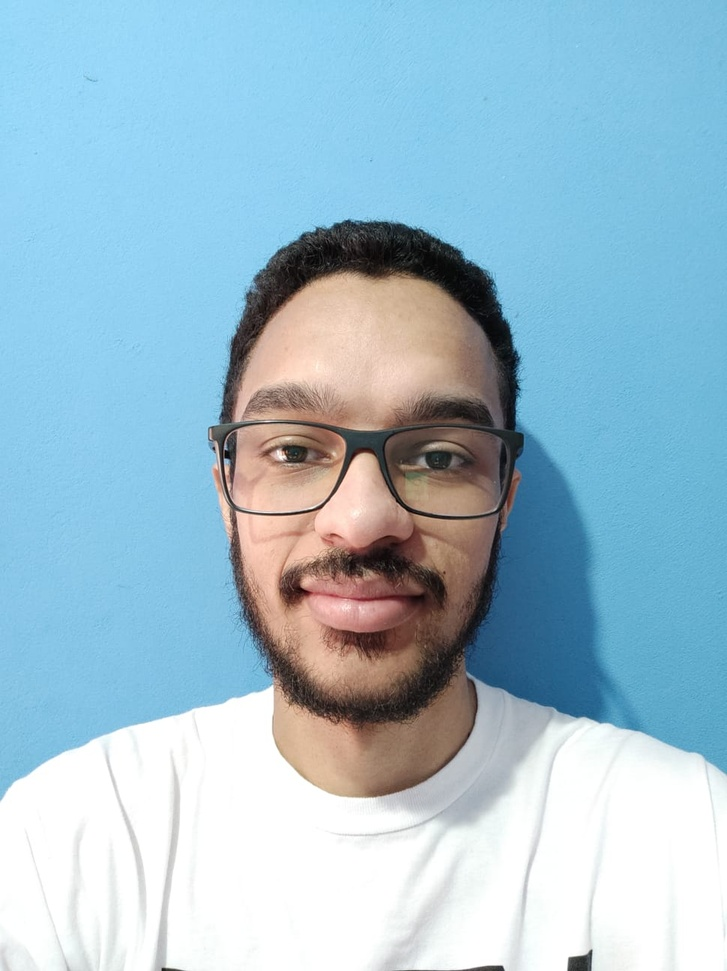
#> input picture images/edson.jpg, 727 x 971 px, shrunk from 970 x 1296 before the run, found by its file name
$ jupyter execute --allow-errors 'Lab_1_1(1).ipynb'
#> lines starting #> are read from the running program, lines starting #| are printed output that depends on the picture
[cell 1]
from google.colab import drive
drive.mount('/content/drive/')

[cell 2]
from PIL import Image
import urllib.request
from io import BytesIO

# Specify the URL of the image
image_url = 'https://github.com/caiofalcheti/PDI-UFABC-1Q2026/blob/main/images/edson.jpg?raw=true'

try:
    # Open the URL and read the image data into a BytesIO object
    with urllib.request.urlopen(image_url) as url:
        f = BytesIO(url.read())

    # Open the image from the byte stream using PIL
    src = Image.open(f)
#> src is the input picture: PIL image 727x971 RGB; mean R, G, B 158.1, 190.6, 206.8

    # Display or process the image
    img.show() # Note: img.show() might open an external viewer depending on your environment. In Colab, it often doesn't show visually without specific display methods.
    print(f"Image from {image_url} loaded successfully!")

    # If you want to convert to OpenCV format for further processing, you can do:
    # import numpy as np
    # cv_img = cv2.cvtColor(np.array(img), cv2.COLOR_RGB2BGR)

except Exception as e:
    print(f"Error loading image from URL: {e}")
    print("Please ensure the URL is a raw image URL (ends with ?raw=true or is from raw.githubusercontent.com) and is accessible.")

[cell 3]
import matplotlib.pyplot as plt
from __future__ import print_function
import cv2 as cv
import numpy as np # Import numpy

# Convert PIL Image 'img' to numpy array for OpenCV
# PIL images are typically RGB. OpenCV functions often expect BGR or a specific color conversion code.
#> (the rest of this cell did not finish here and is left out)

[cell 4]
import cv2 as cv
import matplotlib.pyplot as plt

# 1. Calcular o histograma da imagem em tons de cinza
#> (the rest of this cell did not finish here and is left out)

[cell 5]
import cv2 as cv
import matplotlib.pyplot as plt

# 1. Calcular o histograma da imagem equalizada
#> (the rest of this cell did not finish here and is left out)

[cell 6]
import numpy as np # Ensure numpy is imported

# Convert the PIL image 'src' to a NumPy array
src_np = np.array(src)

# Convert the RGB NumPy array to BGR format for OpenCV, then split channels
src_bgr = cv.cvtColor(src_np, cv.COLOR_RGB2BGR)
b, g, r = cv.split(src_bgr)
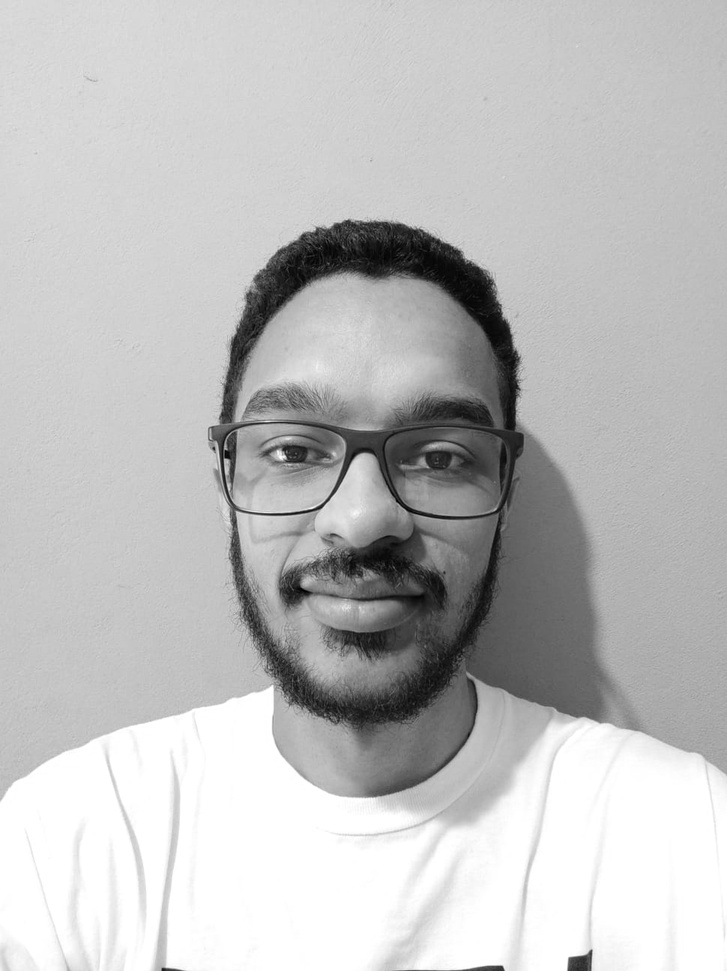
#> g: shape (971, 727); min 0, max 255, mean 190.6
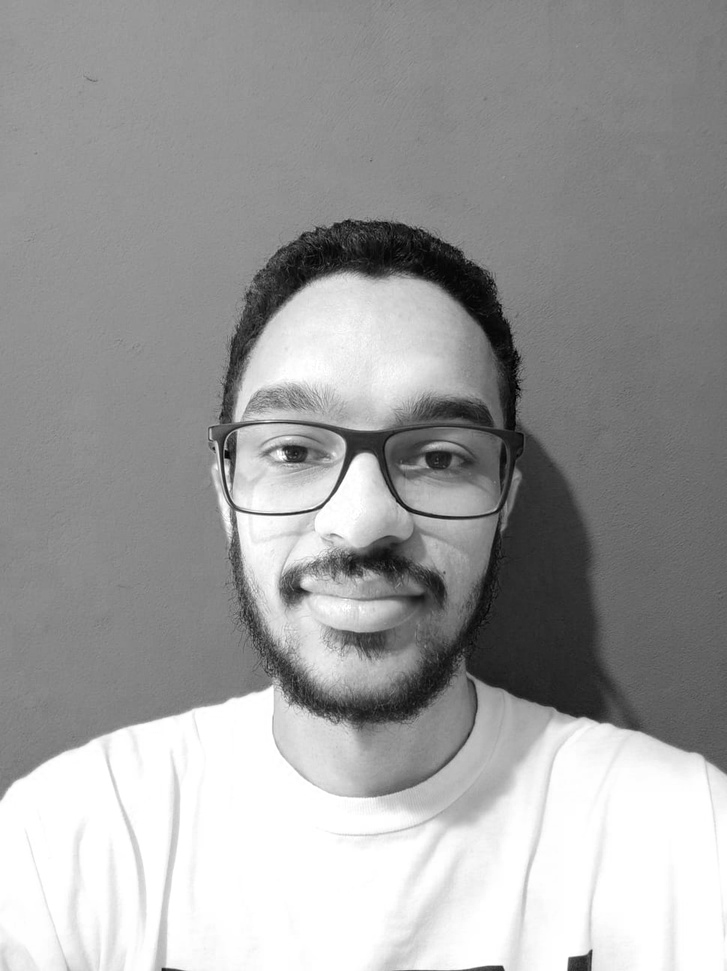
#> r: shape (971, 727); min 0, max 255, mean 158.1
print("Image split into B, G, R channels.")

[cell 7]
b_eq = cv.equalizeHist(b)
g_eq = cv.equalizeHist(g)
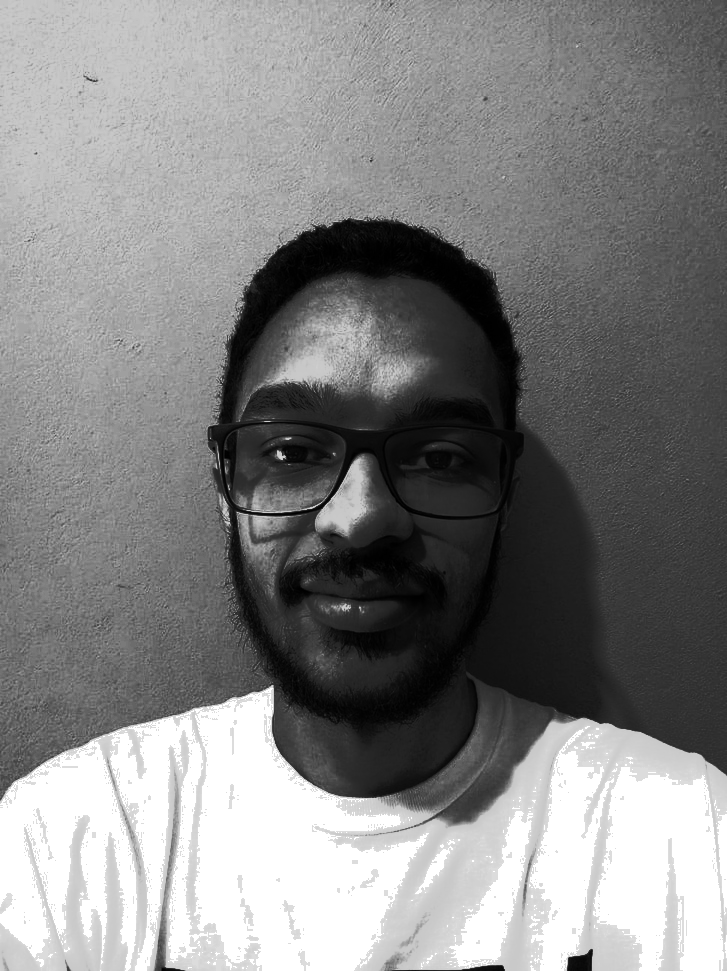
#> g_eq: shape (971, 727); min 0, max 255, mean 131.2
r_eq = cv.equalizeHist(r)
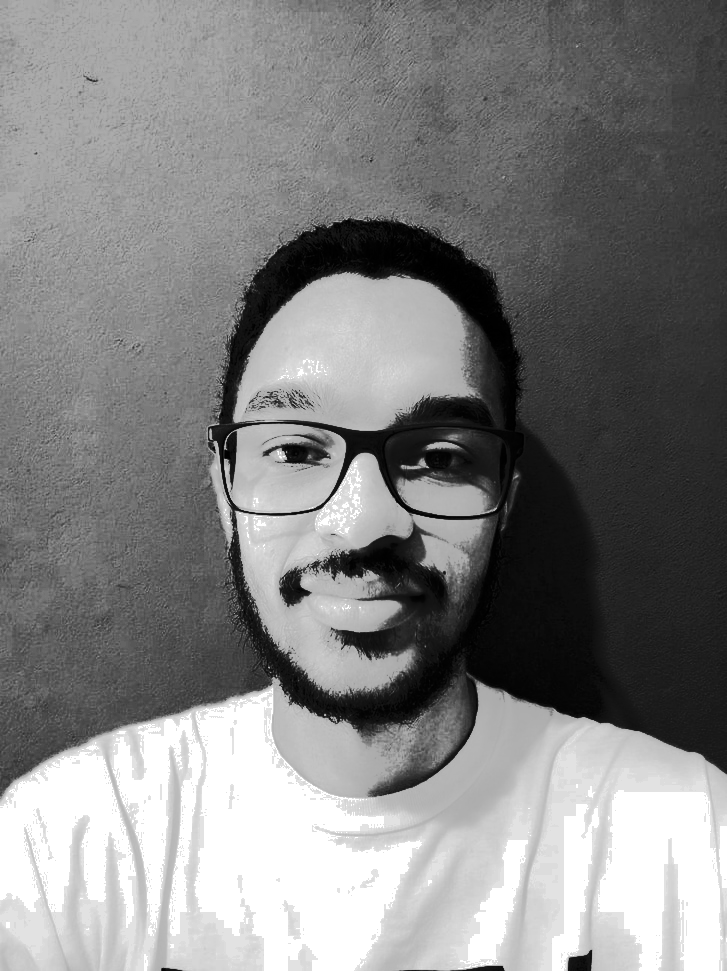
#> r_eq: shape (971, 727); min 0, max 255, mean 130.2
print("Each channel equalized independently.")

[cell 8]
equalized_color_image = cv.merge([b_eq, g_eq, r_eq])
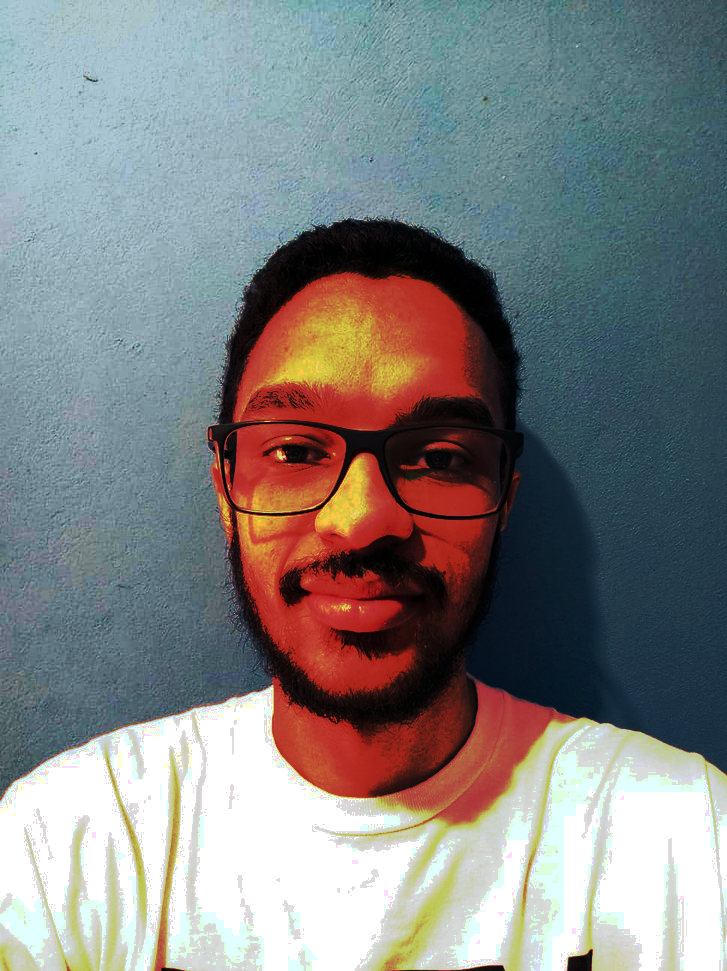
#> equalized_color_image: shape (971, 727, 3); mean B, G, R 130.9, 131.2, 130.2
print("Equalized channels merged into a new color image.")

[cell 9]
plt.figure(figsize=(15, 7))

plt.subplot(1, 2, 1)
# Use the NumPy array version of the original image (src_np) for display.
# src_np is already in RGB format (from PIL.Image to NumPy), so no BGR2RGB conversion is needed for matplotlib.
plt.imshow(src_np)
plt.title('Original Color Image')
plt.axis('off')

plt.subplot(1, 2, 2)
# equalized_color_image is a NumPy array in BGR format, so convert to RGB for matplotlib.
plt.imshow(cv.cvtColor(equalized_color_image, cv.COLOR_BGR2RGB))
plt.title('Color Image with Equalized Channels (BGR to RGB)')
plt.axis('off')

plt.show()
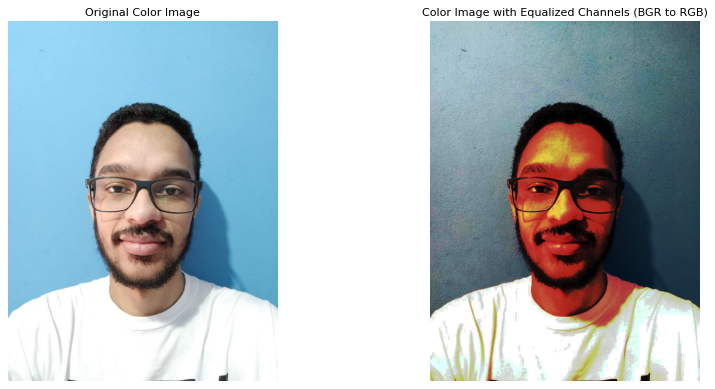
#> figure drawn by matplotlib, 2 panels

[cell 10]
hist_b = cv.calcHist([b], [0], None, [256], [0, 256])
#> hist_b = 256 values, max 91303 at index 255, min 8 at index 1, mean 2757.5
hist_g = cv.calcHist([g], [0], None, [256], [0, 256])
#> hist_g = 256 values, max 97496 at index 255, min 4 at index 2, mean 2757.5
hist_r = cv.calcHist([r], [0], None, [256], [0, 256])
#> hist_r = 256 values, max 78974 at index 255, min 5 at index 1, mean 2757.5

plt.figure(figsize=(12, 7))

plt.plot(hist_b, color='blue', label='Blue Channel')
plt.plot(hist_g, color='green', label='Green Channel')
plt.plot(hist_r, color='red', label='Red Channel')

plt.title('Histogramas dos Canais de Cor Originais')
plt.xlabel('Intensidade de Pixel')
plt.ylabel('Número de Pixels')
plt.xlim([0, 256])
plt.legend()
plt.show()
#> figure, not shown here; curve peaks at x = 255, y = 91303; curve peaks at x = 255, y = 97496; curve peaks at x = 255, y = 78974

[cell 11]
hist_b_eq = cv.calcHist([b_eq], [0], None, [256], [0, 256])
#> hist_b_eq = 256 values, max 91303 at index 255, min 0 at index 79, mean 2757.5
hist_g_eq = cv.calcHist([g_eq], [0], None, [256], [0, 256])
#> hist_g_eq = 256 values, max 97496 at index 255, min 0 at index 55, mean 2757.5
hist_r_eq = cv.calcHist([r_eq], [0], None, [256], [0, 256])
#> hist_r_eq = 256 values, max 78974 at index 255, min 0 at index 49, mean 2757.5

plt.figure(figsize=(12, 7))

plt.plot(hist_b_eq, color='blue', label='Equalized Blue Channel')
plt.plot(hist_g_eq, color='green', label='Equalized Green Channel')
plt.plot(hist_r_eq, color='red', label='Equalized Red Channel')

plt.title('Histogramas dos Canais de Cor Equalizados')
plt.xlabel('Intensidade de Pixel')
plt.ylabel('Número de Pixels')
plt.xlim([0, 256])
plt.legend()
plt.show()
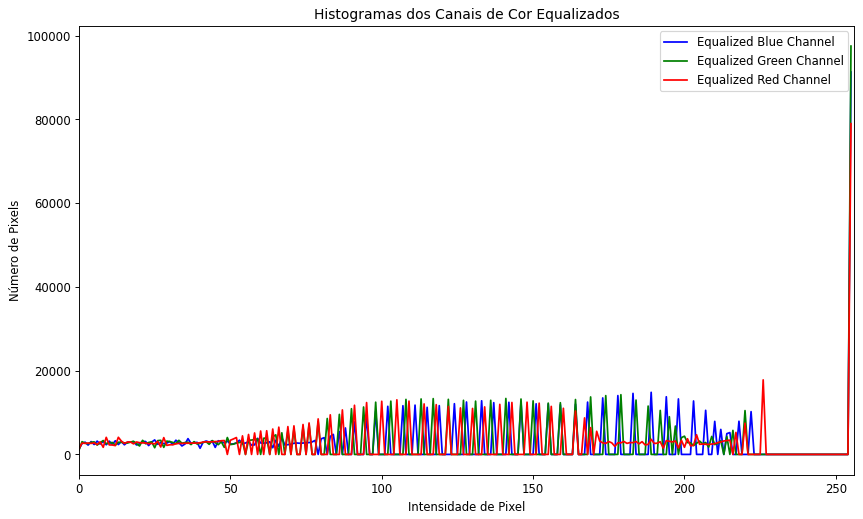
#> figure drawn by matplotlib, 1 panel; curve peaks at x = 255, y = 91303; curve peaks at x = 255, y = 97496; curve peaks at x = 255, y = 78974
